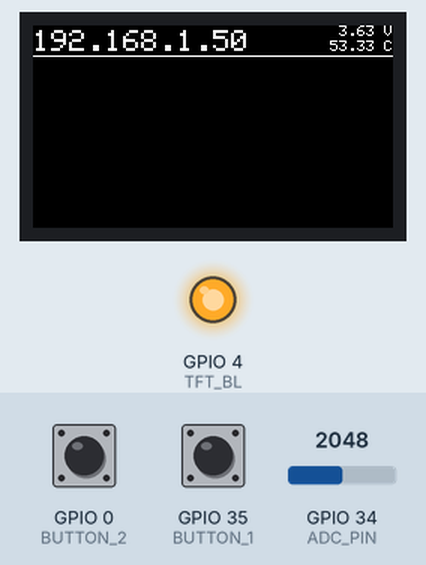
Recording of a sketch running on a simulated ESP32. On the bench: 240×135 colour display, output pins drawn as LEDs (lit = HIGH). The inputs (shaded band) are chosen by the test bench; at power-on: GPIO 34 (ADC_PIN) = 2048, GPIO 0 (BUTTON_2) HIGH, GPIO 35 (BUTTON_1) HIGH. WiFi joins after 1.5 s; servers stay silent unless stated; uploads are accepted with an empty reply.

Above: at 1.89 s.
At 2.8 s:
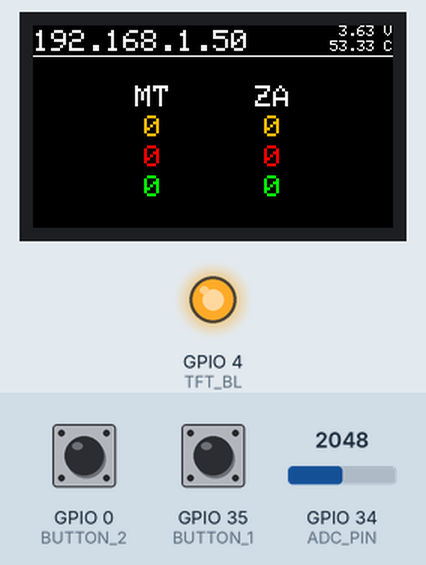
2.9 s: GPIO 34 (ADC_PIN) set to 2866
4.6 s: GPIO 34 (ADC_PIN) set to 3603
6.1 s: GPIO 34 (ADC_PIN) set to 4095
At 7.2 s:
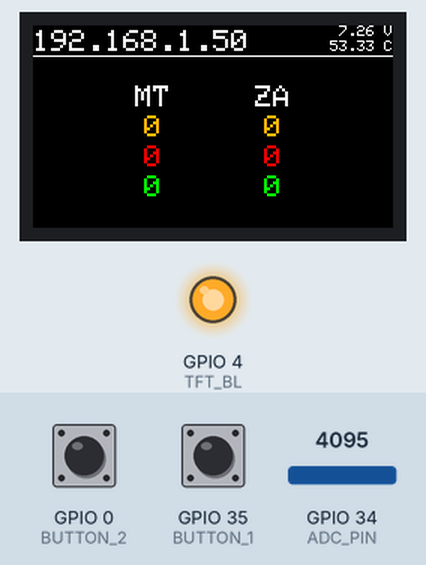
Timing chart, 0 to 9.1 s (numbered marks = the images above; inputs shaded):
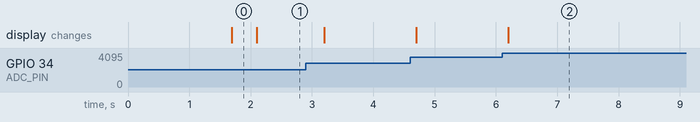

Measured:
- after the input at 6.1 s, the display: changes after 0.10 s (image 2)
- what the display in image 0 shows lasts 0.4 s, from 1.7 s to 2.1 s

The sketch:

ESP32-TFT-Corona.ino
```cpp
#include <ArduinoJson.h>
#include <TFT_eSPI.h>
#include <SPI.h>
#include "WiFi.h"
#include <ESP32Ping.h>
#include <Wire.h>
#include <ESPmDNS.h>
#include <WiFiUdp.h>
#include <ArduinoOTA.h>
#include <HTTPClient.h>
#include <Button2.h>
#include "esp_wifi.h"
#include "esp_adc_cal.h"

//Settings////////////////////////////////////////////////////////////////////////////////////////////////
int BUTTON_1         = 35;
int BUTTON_2         = 0;
int vref             = 1100;
int adc_refresh      = 500;
int covid_refresh    = 1 * 60 * 60 * 1000;
const char* ssid     = "WhitePower";
const char* password = "12345666";
const char* MT = "https://services1.arcgis.com/0MSEUqKaxRlEPj5g/arcgis/rest/services/Coronavirus_2019_nCoV_Cases/FeatureServer/1/query?where=Country_Region%20like%20'%25MALTA%25'&outFields=Last_Update,Confirmed,Deaths,Recovered&returnGeometry=false&outSR=4326&f=json";
const char* ZA = "https://services1.arcgis.com/0MSEUqKaxRlEPj5g/arcgis/rest/services/Coronavirus_2019_nCoV_Cases/FeatureServer/1/query?where=Country_Region%20like%20'%25SOUTH%20AFRICA%25'&outFields=Last_Update,Confirmed,Deaths,Recovered&returnGeometry=false&outSR=4326&f=json";
/////////////////////////////////////////////////////////////////////////////////////////////////////////

#ifdef __cplusplus
extern "C" {
#endif
uint8_t temprature_sens_read();
#ifdef __cplusplus
}
#endif
TFT_eSPI tft = TFT_eSPI(135, 240);
Button2 btn1(BUTTON_1);
Button2 btn2(BUTTON_2);
int adcMode = true;
String world_80_country_code =  "MT";
int world_80_confirmed;
int world_80_death;
int world_80_cured;
String world_66_country_code =  "ZA";
int world_66_confirmed;
int world_66_death;
int world_66_cured;
static uint64_t timeStamp = 0;
void setup() {
  initTFT();
  initButtons();
  initADC();
  Serial.begin(115200);
  connectWiFi();
  doOTA();
}
void loop() {
  ArduinoOTA.handle();
  readButtons();
  showVoltageTemp();
  GetCovidCount();
}
void initTFT() {
#define TFT_INVERSION_ON
#ifndef TFT_DISPOFF
#define TFT_DISPOFF 0x28
#endif
#ifndef TFT_SLPIN
#define TFT_SLPIN   0x10
#endif
#define TFT_MOSI        19
#define TFT_SCLK        18
#define TFT_CS          5
#define TFT_DC          16
#define TFT_RST         23
#define TFT_BL          4
#define ADC_EN          14
#define ADC_PIN         34
  tft.init();
  tft.setRotation(1);
  tft.fillScreen(TFT_BLACK);
  tft.setTextSize(2);
  tft.setTextColor(TFT_WHITE);
  tft.setCursor(0, 0);
  tft.setTextDatum(MC_DATUM);
  tft.setTextSize(1);
  if (TFT_BL > 0) {
    pinMode(TFT_BL, OUTPUT);
    digitalWrite(TFT_BL, TFT_BACKLIGHT_ON);
  }
  tft.setSwapBytes(true);
}
void initADC() {
  esp_adc_cal_characteristics_t adc_chars;
  esp_adc_cal_value_t val_type = esp_adc_cal_characterize((adc_unit_t)ADC_UNIT_1, (adc_atten_t)ADC1_CHANNEL_6, (adc_bits_width_t)ADC_WIDTH_BIT_12, 1100, &adc_chars);
  if (val_type == ESP_ADC_CAL_VAL_EFUSE_VREF) {
    vref = adc_chars.vref;
  } else if (val_type == ESP_ADC_CAL_VAL_EFUSE_TP);
}
void initButtons() {
  btn1.setLongClickHandler([](Button2 & b) {
    //do this when btn1 is long pressed
  });
  btn2.setLongClickHandler([](Button2 & b) {
    //do this when btn2 is long pressed
  });
  btn1.setPressedHandler([](Button2 & b) {
    //do this when btn1 is pressed
  });
  btn2.setPressedHandler([](Button2 & b) {
    //do this when btn2 is pressed
  });
}
void readButtons() {
  btn1.loop();
  btn2.loop();
}
void espDelay(int ms) {
  esp_sleep_enable_timer_wakeup(ms * 1000);
  esp_sleep_pd_config(ESP_PD_DOMAIN_RTC_PERIPH, ESP_PD_OPTION_ON);
  esp_light_sleep_start();
}
void connectWiFi() {
  WiFi.mode(WIFI_STA);
  esp_wifi_set_ps (WIFI_PS_NONE);
  WiFi.begin(ssid, password);
  int timeoutcount = 0;
  while (WiFi.status() != WL_CONNECTED) {
    delay(500);
    if (timeoutcount > 10) {
      delay(1000);
      WiFi.begin(ssid, password);
      timeoutcount = 0;
    }
    timeoutcount++;
  }
  tft.setTextColor(TFT_WHITE, TFT_BLACK);
  tft.setTextSize(2);
  tft.setTextDatum(TL_DATUM);
  String IP = IpAddress2String(WiFi.localIP());
  tft.drawString(IP, 0, 3);
  tft.drawLine(0 , 20, tft.width(), 20 , TFT_WHITE);
}
void doOTA() {
  ArduinoOTA.setHostname("ESP32");
  ArduinoOTA.setPassword("");
  ArduinoOTA
  .onStart([]() {
    String type;
    if (ArduinoOTA.getCommand() == U_FLASH)
      type = "sketch";
    else
      type = "filesystem";
    Serial.println("Start updating " + type);
  })
  .onEnd([]() {
    Serial.println("\nEnd");
  })
  .onProgress([](unsigned int progress, unsigned int total) {
    Serial.printf("Progress: %u%%\r", (progress / (total / 100)));
  })
  .onError([](ota_error_t error) {
    Serial.printf("Error[%u]: ", error);
    if (error == OTA_AUTH_ERROR) Serial.println("Auth Failed");
    else if (error == OTA_BEGIN_ERROR) Serial.println("Begin Failed");
    else if (error == OTA_CONNECT_ERROR) Serial.println("Connect Failed");
    else if (error == OTA_RECEIVE_ERROR) Serial.println("Receive Failed");
    else if (error == OTA_END_ERROR) Serial.println("End Failed");
  });
  ArduinoOTA.begin();
}
void showVoltageTemp() {
  static uint64_t timeStamp = 0;
  if (millis() - timeStamp > adc_refresh) {
    timeStamp = millis();
    uint16_t v = analogRead(ADC_PIN);
    float battery_voltage = ((float)v / 4095.0) * 2.0 * 3.3 * (vref / 1000.0);
    String voltage = String(battery_voltage) + " V";
    uint8_t temp_farenheit;
    float temp_celsius;
    temp_farenheit = temprature_sens_read();
    temp_celsius = ( temp_farenheit - 32 ) / 1.8;
    String cels = String(temp_celsius) + " C";
    tft.fillRoundRect(190, 0, 50, 20, 0, TFT_BLACK);
    tft.setTextColor(TFT_WHITE, TFT_BLACK);
    tft.setTextSize(1);
    tft.setTextDatum(TR_DATUM);
    tft.drawString(voltage,  tft.width(), 0);
    double perc = (battery_voltage - 3) / 1.2 * 100;
    String Perc = String(perc) + "%";
    tft.drawString(cels, tft.width(), 10);
  }
}
String IpAddress2String(const IPAddress& ipAddress) {
  return String(ipAddress[0]) + String(".") + \
         String(ipAddress[1]) + String(".") + \
         String(ipAddress[2]) + String(".") + \
         String(ipAddress[3])  ;
}
void GetCovidCount() {
  if (millis() > timeStamp) {
    timeStamp = millis() + covid_refresh;
    HTTPClient httpMT;
    httpMT.begin(MT);
    HTTPClient httpZA;
    httpZA.begin(ZA);
    int httpCodeMT = httpMT.GET();
    int httpCodeZA = httpZA.GET();
    if (httpCodeMT > 0 && httpCodeZA > 0) {
      String payloadMT = httpMT.getString();
      String payloadZA = httpZA.getString();
      char charBufMT[500];
      char charBufZA[500];
      payloadMT.toCharArray(charBufMT, 500);
      payloadZA.toCharArray(charBufZA, 500);
      const size_t capacity = JSON_ARRAY_SIZE(1) + JSON_ARRAY_SIZE(4) + JSON_OBJECT_SIZE(1) + 2 * JSON_OBJECT_SIZE(2) + JSON_OBJECT_SIZE(4) + 3 * JSON_OBJECT_SIZE(6) + 2 * JSON_OBJECT_SIZE(7) + 690;
      DynamicJsonDocument doc(capacity);
      deserializeJson(doc, payloadMT);
      JsonArray fields = doc["fields"];
      JsonObject features_0_attributes = doc["features"][0]["attributes"];
      world_80_confirmed = features_0_attributes["Confirmed"];
      world_80_death = features_0_attributes["Deaths"];
      world_80_cured = features_0_attributes["Recovered"];
      deserializeJson(doc, payloadZA);
      fields = doc["fields"];
      features_0_attributes = doc["features"][0]["attributes"];
      world_66_confirmed = features_0_attributes["Confirmed"];
      world_66_death = features_0_attributes["Deaths"];
      world_66_cured = features_0_attributes["Recovered"];
    }
    httpMT.end();
    httpZA.end();
    tft.setTextColor(TFT_WHITE, TFT_BLACK);
    tft.setTextSize(1);
    tft.setTextDatum(TC_DATUM);
    tft.setTextSize(2);
    tft.setTextColor(TFT_WHITE, TFT_BLACK);
    tft.drawString(String(world_80_country_code), tft.width() / 3, 40);
    tft.drawString(String(world_66_country_code), 2 * tft.width() / 3, 40);
    tft.setTextColor(TFT_ORANGE, TFT_BLACK);
    tft.drawString(String(world_80_confirmed), tft.width() / 3, 60);
    tft.drawString(String(world_66_confirmed), 2 * tft.width() / 3, 60);
    tft.setTextColor(TFT_RED, TFT_BLACK);
    tft.drawString(String(world_80_death), tft.width() / 3, 80);
    tft.drawString(String(world_66_death), 2 * tft.width() / 3, 80);
    tft.setTextColor(TFT_GREEN, TFT_BLACK);
    tft.drawString(String(world_80_cured), tft.width() / 3, 100);
    tft.drawString(String(world_66_cured),  2 * tft.width() / 3, 100);
  }
}
```
